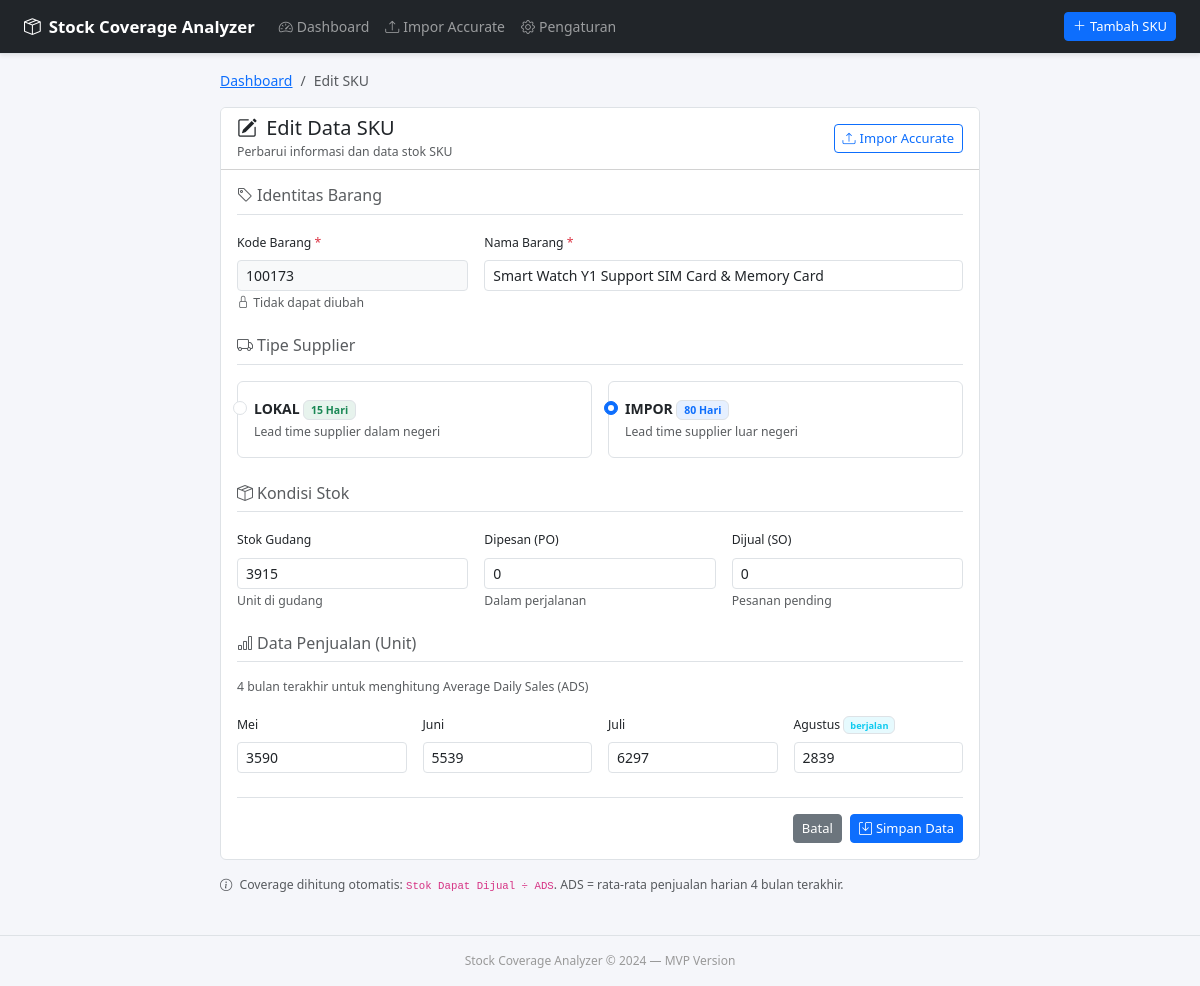
Screenshot of /sku/100173/edit with the database file from the repository.
### app/models.py (models this page shows, shortened)
class SKU(db.Model):
    __tablename__ = "sku"
    kode_barang = db.Column(db.String(50), primary_key=True)
    nama_barang = db.Column(db.String(200), nullable=False)
    supplier = db.Column(db.String(10), nullable=False)  # IMPOR | LOKAL
    stok_gudang = db.Column(db.Integer, nullable=False, default=0)
    dipesan = db.Column(db.Integer, nullable=False, default=0)
    dijual = db.Column(db.Integer, nullable=False, default=0)
    penjualan_mei = db.Column(db.Integer, nullable=False, default=0)
    penjualan_juni = db.Column(db.Integer, nullable=False, default=0)
    penjualan_juli = db.Column(db.Integer, nullable=False, default=0)
    penjualan_agustus = db.Column(db.Integer, nullable=False, default=0)

### app/routes.py (the view, shortened to what this page needs)
@bp.route("/sku/<kode>/edit", methods=["GET", "POST"])
def edit_sku(kode):
    sku = SKU.query.get_or_404(kode)
    return render_template("form_sku.html", sku=sku, action="Edit")

### app/templates/form_sku.html (shortened to what this page needs)
{% extends "base.html" %}
{% block content %}
<div class="row justify-content-center">
  <div class="col-lg-8">
    <nav aria-label="breadcrumb" class="mb-3">
      <ol class="breadcrumb small">
        <li class="breadcrumb-item"><a href="{{ url_for('main.index') }}">Dashboard</a></li>
        <li class="breadcrumb-item active">{{ action }} SKU</li>
      </ol>
    </nav>
    <div class="card">
      <div class="card-header d-flex align-items-center justify-content-between flex-wrap gap-2 bg-white">
        <div>
          <h5 class="mb-0">
            {% if action == 'Edit' %}
            <i class="bi bi-pencil-square me-1"></i>
            {% else %}
            <i class="bi bi-plus-circle me-1"></i>
            {% endif %}
            {{ action }} Data SKU
          </h5>
          <small class="text-muted">
            {% if action == 'Edit' %}Perbarui informasi dan data stok SKU{% else %}Tambahkan SKU baru ke dalam sistem{% endif %}
          </small>
        </div>
        <a href="{{ url_for('main.import_accurate') }}" class="btn btn-outline-primary btn-sm">
          <i class="bi bi-upload me-1"></i>Impor Accurate
        </a>
      </div>
      <div class="card-body">
        <form method="post" id="sku-form" novalidate>
          <h6 class="text-muted border-bottom pb-2 mb-3"><i class="bi bi-tag me-1"></i>Identitas Barang</h6>
          <div class="row g-3 mb-4">
            <div class="col-md-4">
              <label for="kode_barang" class="form-label small">Kode Barang <span class="text-danger">*</span></label>
              <input type="text" id="kode_barang" name="kode_barang"
                     value="{{ sku.kode_barang if sku else '' }}"
                     {% if action == 'Edit' %}readonly{% endif %}
                     placeholder="Contoh: 100118"
                     class="form-control form-control-sm {% if action == 'Edit' %}bg-light{% endif %}"
                     required />
              {% if action == 'Edit' %}
              <small class="text-muted"><i class="bi bi-lock me-1"></i>Tidak dapat diubah</small>
              {% endif %}
            </div>
            <div class="col-md-8">
              <label for="nama_barang" class="form-label small">Nama Barang <span class="text-danger">*</span></label>
              <input type="text" id="nama_barang" name="nama_barang"
                     value="{{ sku.nama_barang if sku else '' }}"
                     class="form-control form-control-sm"
                     placeholder="Nama lengkap barang" required />
            </div>
          </div>
          <h6 class="text-muted border-bottom pb-2 mb-3"><i class="bi bi-truck me-1"></i>Tipe Supplier</h6>
          <div class="row g-3 mb-4">
            <div class="col-6">
              <div class="form-check border rounded p-3">
                <input type="radio" name="supplier" id="sup-lokal" value="LOKAL"
                       class="form-check-input"
                       {% if not sku or sku.supplier == 'LOKAL' %}checked{% endif %} />
                <label class="form-check-label" for="sup-lokal">
                  <strong>LOKAL</strong> <span class="badge bg-success bg-opacity-10 text-success border">15 Hari</span>
                  <br><small class="text-muted">Lead time supplier dalam negeri</small>
                </label>
              </div>
            </div>
            <div class="col-6">
              <div class="form-check border rounded p-3">
                <input type="radio" name="supplier" id="sup-impor" value="IMPOR"
                       class="form-check-input"
                       {% if sku and sku.supplier == 'IMPOR' %}checked{% endif %} />
                <label class="form-check-label" for="sup-impor">
                  <strong>IMPOR</strong> <span class="badge bg-primary bg-opacity-10 text-primary border">80 Hari</span>
                  <br><small class="text-muted">Lead time supplier luar negeri</small>
                </label>
              </div>
            </div>
          </div>
          <h6 class="text-muted border-bottom pb-2 mb-3"><i class="bi bi-box-seam me-1"></i>Kondisi Stok</h6>
          <div class="row g-3 mb-4">
            <div class="col-md-4">
              <label for="stok_gudang" class="form-label small">Stok Gudang</label>
              <input type="number" id="stok_gudang" name="stok_gudang" min="0"
                     value="{{ sku.stok_gudang if sku else 0 }}"
                     class="form-control form-control-sm" />
              <small class="text-muted">Unit di gudang</small>
            </div>
            <div class="col-md-4">
              <label for="dipesan" class="form-label small">Dipesan (PO)</label>
              <input type="number" id="dipesan" name="dipesan" min="0"
                     value="{{ sku.dipesan if sku else 0 }}"
                     class="form-control form-control-sm" />
              <small class="text-muted">Dalam perjalanan</small>
            </div>
            <div class="col-md-4">
              <label for="dijual" class="form-label small">Dijual (SO)</label>
              <input type="number" id="dijual" name="dijual" min="0"
                     value="{{ sku.dijual if sku else 0 }}"
                     class="form-control form-control-sm" />
              <small class="text-muted">Pesanan pending</small>
            </div>
          </div>
          <h6 class="text-muted border-bottom pb-2 mb-3"><i class="bi bi-bar-chart me-1"></i>Data Penjualan (Unit)</h6>
          <p class="small text-muted mb-3">4 bulan terakhir untuk menghitung Average Daily Sales (ADS)</p>
          <div class="row g-3 mb-4">
            <div class="col-6 col-md-3">
              <label for="penjualan_mei" class="form-label small">Mei</label>
              <input type="number" id="penjualan_mei" name="penjualan_mei" min="0"
                     value="{{ sku.penjualan_mei if sku else 0 }}"
                     class="form-control form-control-sm" />
            </div>
            <div class="col-6 col-md-3">
              <label for="penjualan_juni" class="form-label small">Juni</label>
              <input type="number" id="penjualan_juni" name="penjualan_juni" min="0"
                     value="{{ sku.penjualan_juni if sku else 0 }}"
                     class="form-control form-control-sm" />
            </div>
            <div class="col-6 col-md-3">
              <label for="penjualan_juli" class="form-label small">Juli</label>
              <input type="number" id="penjualan_juli" name="penjualan_juli" min="0"
                     value="{{ sku.penjualan_juli if sku else 0 }}"
                     class="form-control form-control-sm" />
            </div>
            <div class="col-6 col-md-3">
              <label for="penjualan_agustus" class="form-label small">
                Agustus <span class="badge bg-info bg-opacity-10 text-info border">berjalan</span>
              </label>
              <input type="number" id="penjualan_agustus" name="penjualan_agustus" min="0"
                     value="{{ sku.penjualan_agustus if sku else 0 }}"
                     class="form-control form-control-sm" />
            </div>
          </div>
          <div class="d-flex justify-content-end gap-2 pt-3 border-top">
            <a href="{{ url_for('main.index') }}" class="btn btn-secondary btn-sm" id="btn-batal">Batal</a>
            <button type="submit" class="btn btn-primary btn-sm" id="btn-simpan">
              <i class="bi bi-save me-1"></i>Simpan Data
            </button>
          </div>
        </form>
      </div>
    </div>
    <div class="small text-muted mt-3">
      <i class="bi bi-info-circle me-1"></i>
      Coverage dihitung otomatis: <code>Stok Dapat Dijual ÷ ADS</code>. ADS = rata-rata penjualan harian 4 bulan terakhir.
    </div>
  </div>
</div>
{% endblock %}

### app/templates/base.html (style rules this page uses)
body { font-size: 14px; background: #f5f6fa; }
.card { border: 1px solid #dee2e6; border-radius: 6px; }
.badge { font-weight: 600; }
.btn-sm { font-size: 13px; }

### rows the page displays
SKU: kode_barang "100173", nama_barang "Smart Watch Y1 Support SIM Card & Memory Card", supplier "☐ LOKAL 15 Hari Lead time suppli", supplier "☑ IMPOR 80 Hari Lead time suppli", stok_gudang "3915", dipesan "0", dijual "0", penjualan_mei "3590", penjualan_juni "5539", penjualan_juli "6297", penjualan_agustus "2839"

### other values shown
{{ action }} "Edit"
